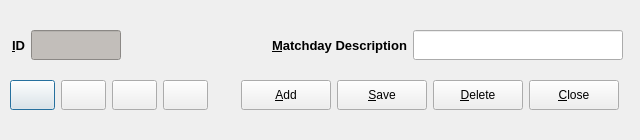
<?xml version="1.0" encoding="UTF-8"?>
<ui version="4.0">
 <class>MatchdaySetupDlg</class>
 <widget class="QDialog" name="MatchdaySetupDlg">
  <property name="geometry">
   <rect>
    <x>0</x>
    <y>0</y>
    <width>640</width>
    <height>140</height>
   </rect>
  </property>
  <property name="minimumSize">
   <size>
    <width>640</width>
    <height>140</height>
   </size>
  </property>
  <property name="maximumSize">
   <size>
    <width>640</width>
    <height>140</height>
   </size>
  </property>
  <property name="windowTitle">
   <string>Matchday Setup Entry</string>
  </property>
  <widget class="QWidget" name="layoutWidget">
   <property name="geometry">
    <rect>
     <x>12</x>
     <y>20</y>
     <width>611</width>
     <height>51</height>
    </rect>
   </property>
   <layout class="QHBoxLayout" name="horizontalLayout">
    <item>
     <widget class="QLabel" name="label">
      <property name="text">
       <string>&lt;!DOCTYPE HTML PUBLIC &quot;-//W3C//DTD HTML 4.0//EN&quot; &quot;http://www.w3.org/TR/REC-html40/strict.dtd&quot;&gt;
&lt;html&gt;&lt;head&gt;&lt;meta name=&quot;qrichtext&quot; content=&quot;1&quot; /&gt;&lt;style type=&quot;text/css&quot;&gt;
p, li { white-space: pre-wrap; }
&lt;/style&gt;&lt;/head&gt;&lt;body style=&quot; font-family:'Sans Serif'; font-size:10pt; font-weight:400; font-style:normal;&quot;&gt;
&lt;p style=&quot; margin-top:0px; margin-bottom:0px; margin-left:0px; margin-right:0px; -qt-block-indent:0; text-indent:0px;&quot;&gt;&lt;span style=&quot; font-weight:600;&quot;&gt;&amp;amp;ID&lt;/span&gt;&lt;/p&gt;&lt;/body&gt;&lt;/html&gt;</string>
      </property>
      <property name="buddy">
       <cstring>matchdayID_display</cstring>
      </property>
     </widget>
    </item>
    <item>
     <widget class="QLineEdit" name="matchdayID_display">
      <property name="minimumSize">
       <size>
        <width>90</width>
        <height>30</height>
       </size>
      </property>
      <property name="maximumSize">
       <size>
        <width>90</width>
        <height>30</height>
       </size>
      </property>
      <property name="styleSheet">
       <string notr="true">background-color: rgb(194, 190, 186);</string>
      </property>
      <property name="readOnly">
       <bool>true</bool>
      </property>
     </widget>
    </item>
    <item>
     <spacer name="horizontalSpacer">
      <property name="orientation">
       <enum>Qt::Horizontal</enum>
      </property>
      <property name="sizeHint" stdset="0">
       <size>
        <width>78</width>
        <height>20</height>
       </size>
      </property>
     </spacer>
    </item>
    <item>
     <widget class="QLabel" name="label_2">
      <property name="text">
       <string>&lt;!DOCTYPE HTML PUBLIC &quot;-//W3C//DTD HTML 4.0//EN&quot; &quot;http://www.w3.org/TR/REC-html40/strict.dtd&quot;&gt;
&lt;html&gt;&lt;head&gt;&lt;meta name=&quot;qrichtext&quot; content=&quot;1&quot; /&gt;&lt;style type=&quot;text/css&quot;&gt;
p, li { white-space: pre-wrap; }
&lt;/style&gt;&lt;/head&gt;&lt;body style=&quot; font-family:'Sans'; font-size:10pt; font-weight:400; font-style:normal;&quot;&gt;
&lt;p style=&quot; margin-top:0px; margin-bottom:0px; margin-left:0px; margin-right:0px; -qt-block-indent:0; text-indent:0px;&quot;&gt;&lt;span style=&quot; font-family:'Sans Serif'; font-weight:600;&quot;&gt;&amp;amp;Matchday Description&lt;/span&gt;&lt;/p&gt;&lt;/body&gt;&lt;/html&gt;</string>
      </property>
      <property name="buddy">
       <cstring>matchdayDescEdit</cstring>
      </property>
     </widget>
    </item>
    <item>
     <widget class="QLineEdit" name="matchdayDescEdit">
      <property name="minimumSize">
       <size>
        <width>210</width>
        <height>30</height>
       </size>
      </property>
      <property name="maximumSize">
       <size>
        <width>210</width>
        <height>30</height>
       </size>
      </property>
      <property name="toolTip">
       <string>Name of matchday</string>
      </property>
     </widget>
    </item>
   </layout>
  </widget>
  <widget class="QWidget" name="layoutWidget">
   <property name="geometry">
    <rect>
     <x>10</x>
     <y>70</y>
     <width>206</width>
     <height>51</height>
    </rect>
   </property>
   <layout class="QHBoxLayout" name="horizontalLayout_2">
    <item>
     <widget class="QPushButton" name="firstEntry">
      <property name="minimumSize">
       <size>
        <width>45</width>
        <height>30</height>
       </size>
      </property>
      <property name="maximumSize">
       <size>
        <width>45</width>
        <height>30</height>
       </size>
      </property>
      <property name="toolTip">
       <string>First Entry</string>
      </property>
      <property name="text">
       <string/>
      </property>
      <property name="icon">
       <iconset resource="fmrd_resources.qrc">
        <normaloff>:/images/first.png</normaloff>:/images/first.png</iconset>
      </property>
     </widget>
    </item>
    <item>
     <widget class="QPushButton" name="prevEntry">
      <property name="minimumSize">
       <size>
        <width>45</width>
        <height>30</height>
       </size>
      </property>
      <property name="maximumSize">
       <size>
        <width>45</width>
        <height>30</height>
       </size>
      </property>
      <property name="toolTip">
       <string>Previous Entry</string>
      </property>
      <property name="text">
       <string/>
      </property>
      <property name="icon">
       <iconset resource="fmrd_resources.qrc">
        <normaloff>:/images/prev.png</normaloff>:/images/prev.png</iconset>
      </property>
     </widget>
    </item>
    <item>
     <widget class="QPushButton" name="nextEntry">
      <property name="minimumSize">
       <size>
        <width>45</width>
        <height>30</height>
       </size>
      </property>
      <property name="maximumSize">
       <size>
        <width>45</width>
        <height>30</height>
       </size>
      </property>
      <property name="toolTip">
       <string>Next Entry</string>
      </property>
      <property name="text">
       <string/>
      </property>
      <property name="icon">
       <iconset resource="fmrd_resources.qrc">
        <normaloff>:/images/next.png</normaloff>:/images/next.png</iconset>
      </property>
     </widget>
    </item>
    <item>
     <widget class="QPushButton" name="lastEntry">
      <property name="minimumSize">
       <size>
        <width>45</width>
        <height>30</height>
       </size>
      </property>
      <property name="maximumSize">
       <size>
        <width>45</width>
        <height>30</height>
       </size>
      </property>
      <property name="toolTip">
       <string>Last Entry</string>
      </property>
      <property name="text">
       <string/>
      </property>
      <property name="icon">
       <iconset resource="fmrd_resources.qrc">
        <normaloff>:/images/last.png</normaloff>:/images/last.png</iconset>
      </property>
     </widget>
    </item>
    <item>
     <spacer name="horizontalSpacer_2">
      <property name="orientation">
       <enum>Qt::Horizontal</enum>
      </property>
      <property name="sizeHint" stdset="0">
       <size>
        <width>18</width>
        <height>20</height>
       </size>
      </property>
     </spacer>
    </item>
   </layout>
  </widget>
  <widget class="QWidget" name="layoutWidget">
   <property name="geometry">
    <rect>
     <x>221</x>
     <y>70</y>
     <width>418</width>
     <height>51</height>
    </rect>
   </property>
   <layout class="QHBoxLayout" name="horizontalLayout_3">
    <item>
     <spacer name="horizontalSpacer_3">
      <property name="orientation">
       <enum>Qt::Horizontal</enum>
      </property>
      <property name="sizeHint" stdset="0">
       <size>
        <width>13</width>
        <height>20</height>
       </size>
      </property>
     </spacer>
    </item>
    <item>
     <widget class="QPushButton" name="addEntry">
      <property name="minimumSize">
       <size>
        <width>90</width>
        <height>30</height>
       </size>
      </property>
      <property name="maximumSize">
       <size>
        <width>90</width>
        <height>30</height>
       </size>
      </property>
      <property name="toolTip">
       <string>Add Entry</string>
      </property>
      <property name="text">
       <string>&amp;Add</string>
      </property>
      <property name="icon">
       <iconset resource="fmrd_resources.qrc">
        <normaloff>:/images/add.png</normaloff>:/images/add.png</iconset>
      </property>
     </widget>
    </item>
    <item>
     <widget class="QPushButton" name="saveEntry">
      <property name="minimumSize">
       <size>
        <width>90</width>
        <height>30</height>
       </size>
      </property>
      <property name="maximumSize">
       <size>
        <width>90</width>
        <height>30</height>
       </size>
      </property>
      <property name="toolTip">
       <string>Save Entry</string>
      </property>
      <property name="text">
       <string>&amp;Save</string>
      </property>
      <property name="icon">
       <iconset resource="fmrd_resources.qrc">
        <normaloff>:/images/save.png</normaloff>:/images/save.png</iconset>
      </property>
     </widget>
    </item>
    <item>
     <widget class="QPushButton" name="deleteEntry">
      <property name="minimumSize">
       <size>
        <width>90</width>
        <height>30</height>
       </size>
      </property>
      <property name="maximumSize">
       <size>
        <width>90</width>
        <height>30</height>
       </size>
      </property>
      <property name="toolTip">
       <string>Delete Entry</string>
      </property>
      <property name="text">
       <string>&amp;Delete</string>
      </property>
      <property name="icon">
       <iconset resource="fmrd_resources.qrc">
        <normaloff>:/images/delete.png</normaloff>:/images/delete.png</iconset>
      </property>
     </widget>
    </item>
    <item>
     <widget class="QPushButton" name="closeButton">
      <property name="minimumSize">
       <size>
        <width>90</width>
        <height>30</height>
       </size>
      </property>
      <property name="maximumSize">
       <size>
        <width>90</width>
        <height>30</height>
       </size>
      </property>
      <property name="toolTip">
       <string>Close Window</string>
      </property>
      <property name="text">
       <string>&amp;Close</string>
      </property>
      <property name="icon">
       <iconset resource="fmrd_resources.qrc">
        <normaloff>:/images/quit.png</normaloff>:/images/quit.png</iconset>
      </property>
     </widget>
    </item>
    <item>
     <spacer name="horizontalSpacer_4">
      <property name="orientation">
       <enum>Qt::Horizontal</enum>
      </property>
      <property name="sizeHint" stdset="0">
       <size>
        <width>13</width>
        <height>46</height>
       </size>
      </property>
     </spacer>
    </item>
   </layout>
  </widget>
 </widget>
 <resources>
  <include location="fmrd_resources.qrc"/>
 </resources>
 <connections/>
</ui>
